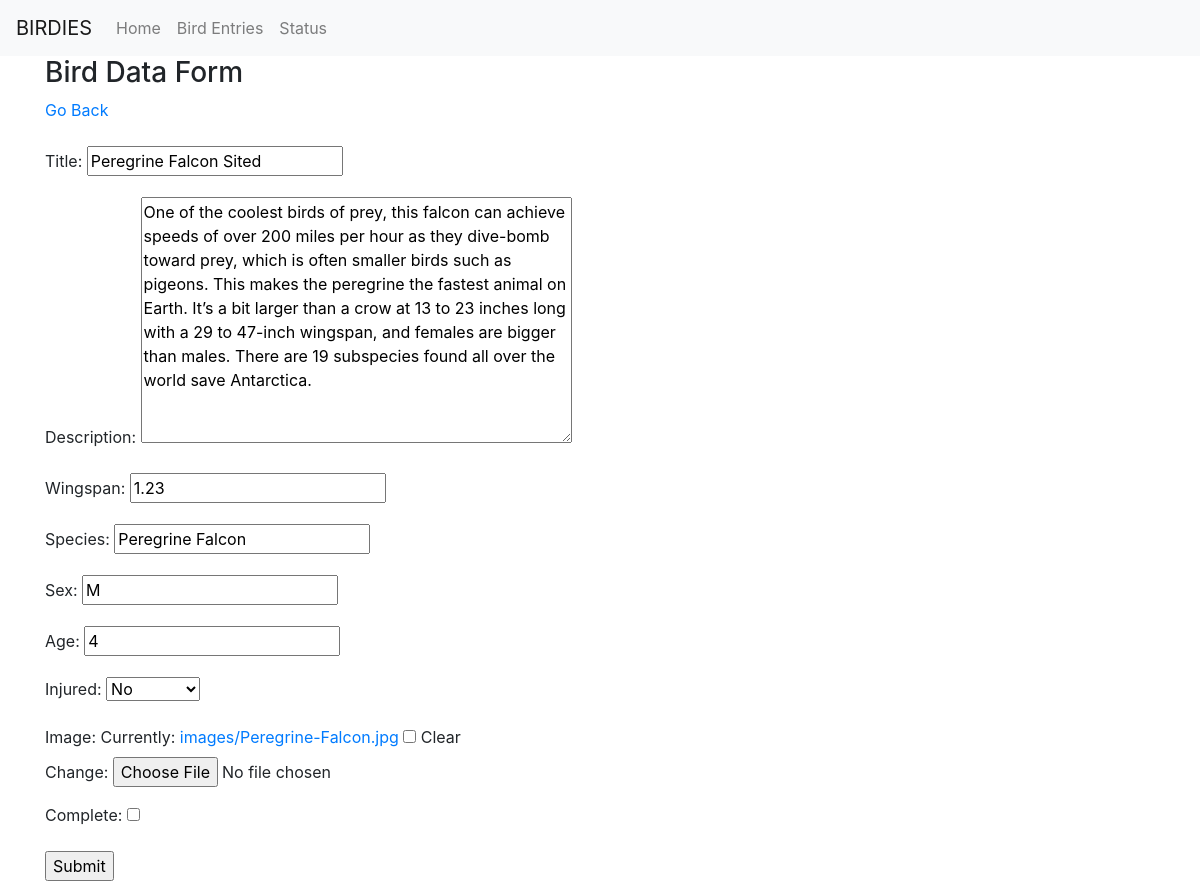
/task-update/42/ (signed in), run on the app's committed database.
### base/models.py (models this page shows, shortened)
class Task(models.Model):
    user = models.ForeignKey(User, on_delete=models.CASCADE, null=True, blank=True)
    title = models.CharField(max_length=200)
    description = models.TextField(null=True, blank=True)
    complete = models.BooleanField(default=False)
    created = models.DateTimeField(auto_now_add=True)
    image = models.ImageField(upload_to='images/', blank=True, null=True)
    data = models.TextField(null=True, blank=True)
    wingspan = models.DecimalField(max_digits=5, decimal_places=2, blank=True, null=True)
    species = models.CharField(max_length=25,  blank=True, null=True)
    sex = models.CharField(max_length=1,  blank=True, null=True)
    age = models.IntegerField(blank=True, null=True)
    injured = models.BooleanField(default=False, null=True)
    class Meta:
        ordering = ['complete']

### base/views.py (the view)
# urls.py: path('task-update/<int:pk>/', TaskUpdate.as_view(), name='task-update'),
class TaskUpdate(LoginRequiredMixin, UpdateView):
    model = Task
    fields = ['title', 'description', 'wingspan', 'species', 'sex', 'age','injured', 'image', 'complete']
    success_url = reverse_lazy('tasks')

### base/templates/base/task_form.html (shortened to what this page needs)
{%extends "guide.html"%}{% csrf_token %} {%block title%} Home Page {% endblock %}
{%block content %}
<h3> Bird Data Form </h3>
<a href="{% url 'tasks' %}">Go Back</a>
<br><br>
<form method="POST", action="", enctype="multipart/form-data">
    {{form.as_p}}
    <input type="submit" value="Submit">
</form>
{% endblock %}

### data on the page
Task: title "Peregrine Falcon Sited", description "One of the coolest birds of prey, this falcon can achieve speeds of over 200 miles per hour as they dive-bomb toward prey, which is often smaller birds such as pigeons. This makes the peregrine the fastest animal on Earth. It’s a bit larger than a crow at 13 to 23 inches long with a 29 to 47-inch wingspan, and females are bigger than males. There are 19 subspecies found all over the world save Antarctica.", wingspan "1.23", species "Peregrine Falcon", sex "M", age "4", injured "No"
